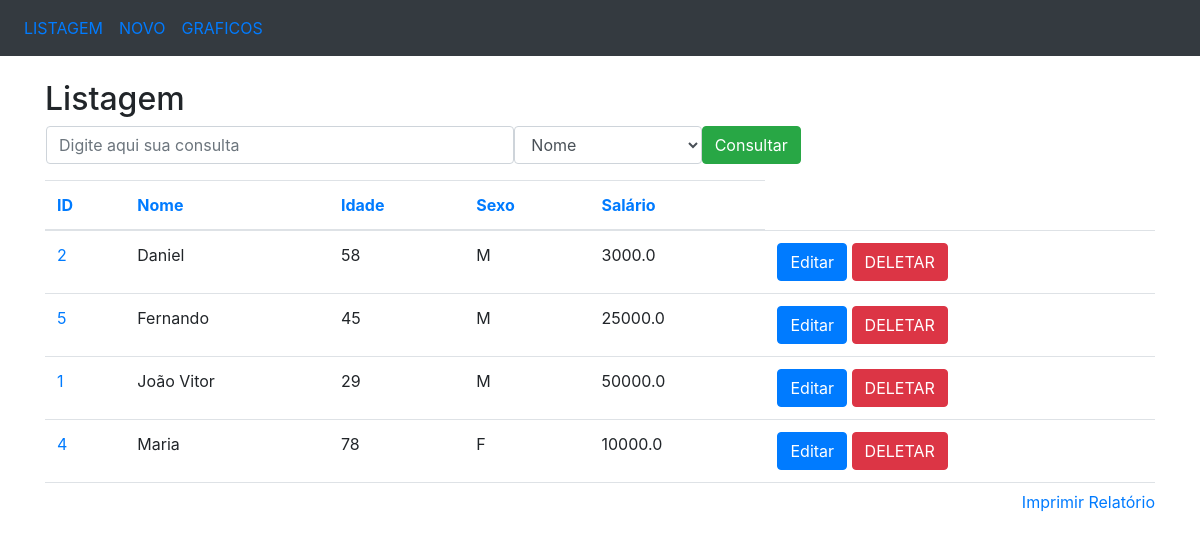
The app's page /ordenacao/nome/id with its own data.
### app/models/tables.py (models this page shows, shortened)
class Pessoa(db.Model):
    __tablename__ = 'pessoas'
    id = db.Column(db.Integer, primary_key=True)
    nome = db.Column(db.String(50), nullable=False)
    idade = db.Column(db.Integer)
    sexo = db.Column(db.String(1))
    salario = db.Column(db.Float)

### app/controllers/default.py (the view)
@app.route('/ordenacao/<campo>/<ordem_anterior>')
def ordenacao(campo='id', ordem_anterior=''):
    if campo == 'id':
        if ordem_anterior == campo:
            pessoas = Pessoa.query.order_by(Pessoa.id.desc()).all()
        else:
            pessoas = Pessoa.query.order_by(Pessoa.id).all()
    elif campo == 'nome':
        if ordem_anterior == campo:
            pessoas = Pessoa.query.order_by(Pessoa.nome.desc()).all()
        else:
            pessoas = Pessoa.query.order_by(Pessoa.nome).all()
    elif campo == 'idade':
        if ordem_anterior == campo:
            pessoas = Pessoa.query.order_by(Pessoa.idade.desc()).all()
        else:
            pessoas = Pessoa.query.order_by(Pessoa.idade).all()
    elif campo == 'sexo':
        if ordem_anterior == campo:
            pessoas = Pessoa.query.order_by(Pessoa.sexo.desc()).all()
        else:
            pessoas = Pessoa.query.order_by(Pessoa.sexo).all()
    elif campo == 'salario':
        if ordem_anterior == campo:
            pessoas = Pessoa.query.order_by(Pessoa.salario.desc()).all()
        else:
            pessoas = Pessoa.query.order_by(Pessoa.salario).all()
    else:
        pessoas = Pessoa.query.order_by(Pessoa.id).all()
    return render_template('listagem.html', pessoas=pessoas, ordem=campo)

### app/templates/listagem.html (shortened to what this page needs)
<!DOCTYPE html>
<html>
<head>
    <link rel="stylesheet" href="https://maxcdn.bootstrapcdn.com/bootstrap/4.3.1/css/bootstrap.min.css">
</head>
<body>
    <nav class="navbar navbar-expand-sm bg-dark">
        <ul class="navbar-nav">
            <li class="nav-item">
                <a class="nav-link" href="/listagem">LISTAGEM</a>
            </li>
            <li class="nav-item">
                <a class="nav-link" href="/insercao">NOVO</a>
            </li>
            <li class="nav-item">
                <a class="nav-link" href="/graficos">GRAFICOS</a>
            </li>
        </ul>
    </nav>
    <br>
    <div class="container">
        <h2>Listagem</h2>
        <form action="/consulta" method="POST" name="frm_consulta" class="ml-3">
            <div class="form-group">
                <div class="row">
                    <input type="text" class="form-control col-md-5" name="consulta"
                        placeholder="Digite aqui sua consulta">
                    <select class="form-control col-md-2" name="campo">
                        <option value="nome">Nome</option>
                    </select>
                    <button type="submit" class="btn btn-success">Consultar</button>
                </div>
            </div>
        </form>
        <div style="overflow: scroll; height: 310px; width: 100%;" align="center">
            <table class="table">
                <thead>
                    <tr>
                        <th><a href="/ordenacao/id/{{ordem}}">ID</a></th>
                        <th><a href="/ordenacao/nome/{{ordem}}">Nome</a></th>
                        <th><a href="/ordenacao/idade/{{ordem}}">Idade</a></th>
                        <th><a href="/ordenacao/sexo/{{ordem}}">Sexo</a></th>
                        <th><a href="/ordenacao/salario/{{ordem}}">Salário</a></th>
                    </tr>
                </thead>
                <tbody>
                    {% for pessoa in pessoas %}
                    <tr>
                        <td nowrap="true">
                            <a href="/selecao/{{pessoa.id}}">{{pessoa.id}}</a>
                        </td>
                        <td nowrap="true">{{pessoa.nome}}</td>
                        <td nowrap="true">{{pessoa.idade}}</td>
                        <td nowrap="true">{{pessoa.sexo}}</td>
                        <td nowrap="true">{{pessoa.salario}}</td>
                        <td>
                            <a href="/edicao/{{pessoa.id}}" class="btn btn-primary" role="button">Editar</a>
                            <a href="/delecao/{{pessoa.id}}" class="btn btn-danger" role="button">DELETAR</a>
                        </td>
                    </tr>
                    {% endfor %}
                </tbody>
            </table>
        </div>
        <a href="#" style="float: right;" onclick="relatorio()">Imprimir Relatório</a>
    </div>
</body>
</html>

### records on screen
Pessoa: id "2", nome "Daniel", idade "58", sexo "M", salario "3000.0"
Pessoa: id "5", nome "Fernando", idade "45", sexo "M", salario "25000.0"
Pessoa: id "1", nome "João Vitor", idade "29", sexo "M", salario "50000.0"
Pessoa: id "4", nome "Maria", idade "78", sexo "F", salario "10000.0"
